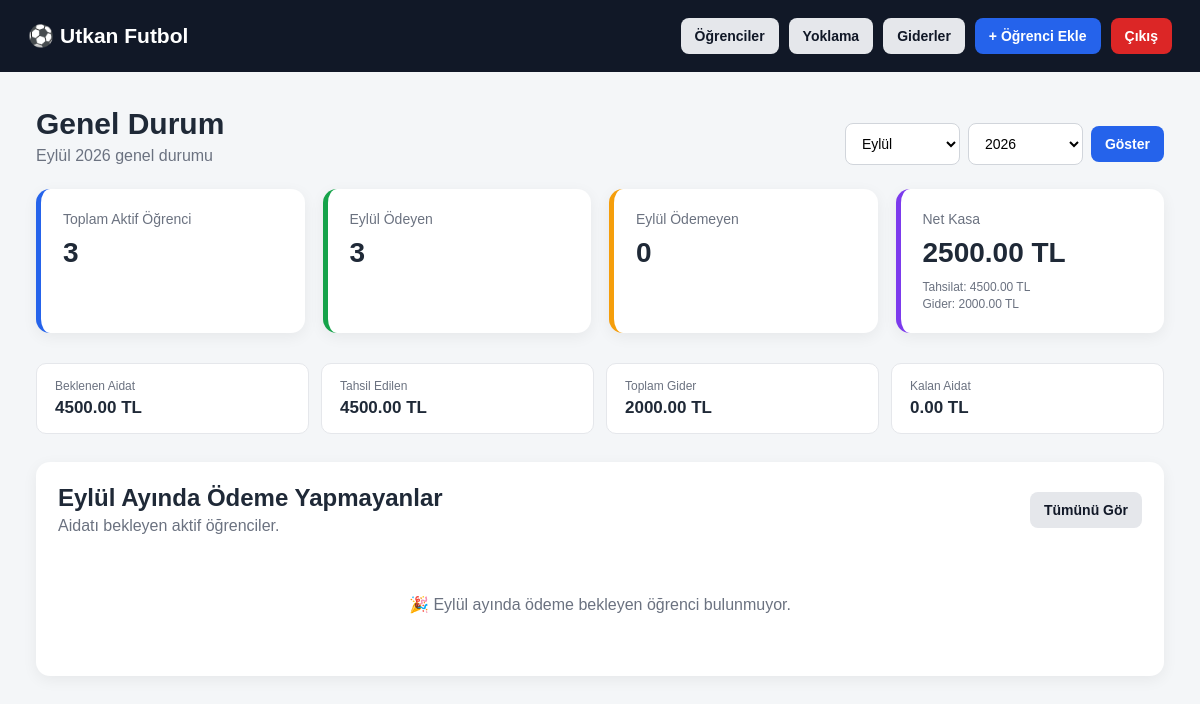
The page /dashboard (signed in) on the database as committed earlier.
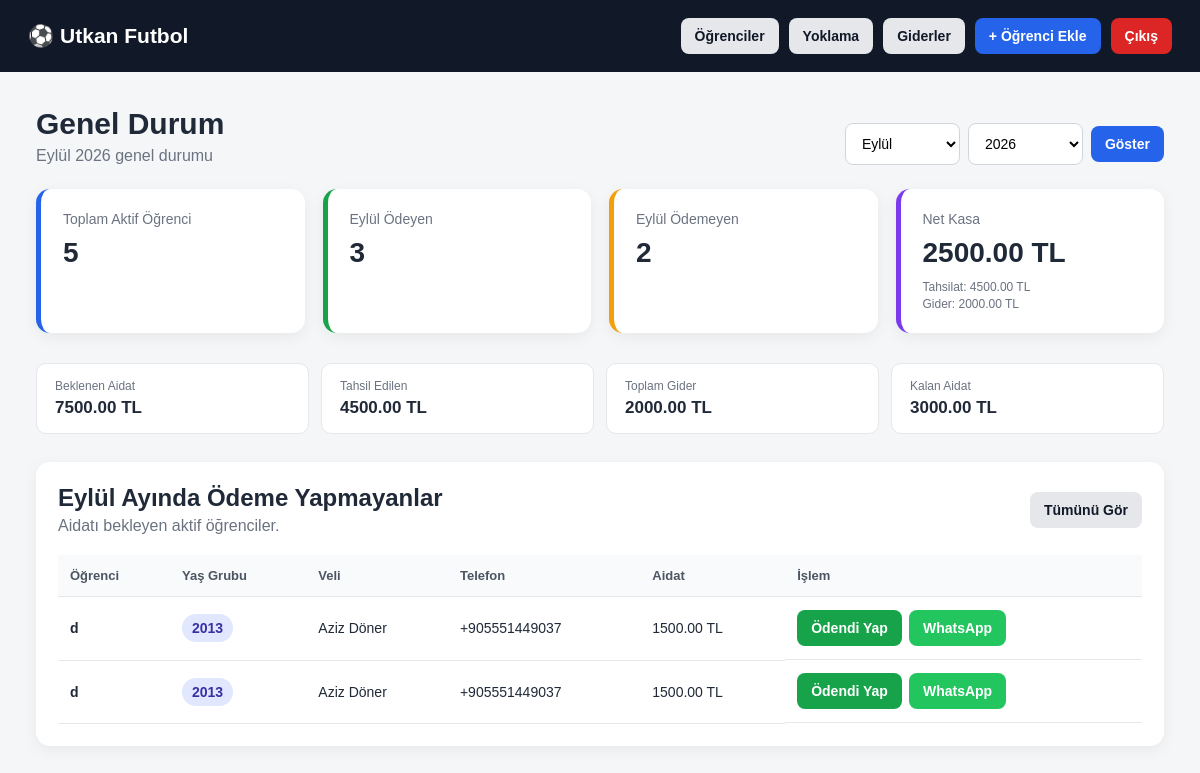
The same page on the database as committed later.
### tables this page shows
CREATE TABLE students (
            id INTEGER PRIMARY KEY AUTOINCREMENT,
            school_id INTEGER NOT NULL,
            name TEXT NOT NULL,
            birth_year INTEGER NOT NULL,
            parent_name TEXT,
            phone TEXT,
            monthly_fee REAL DEFAULT 0,
            active INTEGER DEFAULT 1,
            notes TEXT,
            created_at TEXT,
            FOREIGN KEY (school_id)
                REFERENCES schools(id)
                ON DELETE CASCADE
        );

### app.py (the view)
@app.route("/dashboard")
def dashboard():
    if not school_logged_in():
        return redirect(url_for("login"))
    school_id = session["school_id"]
    year, month = get_selected_period()
    conn = get_db()
    total_students = conn.execute("""
        SELECT COUNT(*)
        FROM students
        WHERE school_id = ?
        AND active = 1
    """, (school_id,)).fetchone()[0]
    paid_students = conn.execute("""
        SELECT COUNT(*)
        FROM students s
        JOIN payments p
            ON p.student_id = s.id
        WHERE s.school_id = ?
        AND s.active = 1
        AND p.year = ?
        AND p.month = ?
        AND p.paid = 1
    """, (
        school_id,
        year,
        month
    )).fetchone()[0]
    unpaid_students = (
        total_students - paid_students
    )
    expected_income = conn.execute("""
        SELECT COALESCE(SUM(monthly_fee), 0)
        FROM students
        WHERE school_id = ?
        AND active = 1
    """, (school_id,)).fetchone()[0]
    total_income = conn.execute("""
        SELECT COALESCE(SUM(p.amount), 0)
        FROM payments p
        JOIN students s
            ON s.id = p.student_id
        WHERE s.school_id = ?
        AND p.year = ?
        AND p.month = ?
        AND p.paid = 1
    """, (
        school_id,
        year,
        month
    )).fetchone()[0]
    remaining_income = (
        expected_income - total_income
    )
    total_expenses = conn.execute("""
        SELECT COALESCE(SUM(amount), 0)
        FROM expenses
        WHERE school_id = ?
        AND CAST(strftime('%Y', expense_date) AS INTEGER) = ?
        AND CAST(strftime('%m', expense_date) AS INTEGER) = ?
    """, (
        school_id,
        year,
        month
    )).fetchone()[0]
    net_cash = total_income - total_expenses
    unpaid_list = conn.execute("""
        SELECT
            s.*,
            COALESCE(p.paid, 0) AS paid
        FROM students s
        LEFT JOIN payments p
            ON p.student_id = s.id
            AND p.year = ?
            AND p.month = ?
        WHERE s.school_id = ?
        AND s.active = 1
        AND COALESCE(p.paid, 0) = 0
        ORDER BY
            s.birth_year DESC,
            s.name ASC
    """, (
        year,
        month,
        school_id
    )).fetchall()
    conn.close()
    return render_template(
        "dashboard.html",
        total_students=total_students,
        paid_students=paid_students,
        unpaid_students=unpaid_students,
        expected_income=expected_income,
        total_income=total_income,
        remaining_income=remaining_income,
        total_expenses=total_expenses,
        net_cash=net_cash,
        unpaid_list=unpaid_list,
        selected_year=year,
        selected_month=month,
        month_name=MONTH_NAMES[month],
        months=MONTH_NAMES
    )

### app.py (called while the page is built)
def get_db():
    conn = sqlite3.connect(DB_NAME)
    conn.row_factory = sqlite3.Row
    conn.execute("PRAGMA foreign_keys = ON")
    return conn

def school_logged_in():
    return (
        session.get("logged_in")
        and session.get("role") == "school"
        and session.get("school_id")
    )

def get_selected_period():
    now = datetime.now()
    try:
        year = int(request.args.get("year", now.year))
    except:
        year = now.year
    try:
        month = int(request.args.get("month", now.month))
    except:
        month = now.month
    if month < 1 or month > 12:
        month = now.month
    return year, month

### templates/dashboard.html (shortened to what the changed rows need)
<!DOCTYPE html>
<html lang="tr">
<head>
    <link rel="stylesheet" href="{{ url_for('static', filename='style.css') }}">
</head>
<body>
<header class="topbar">
    <div>
        <h2>⚽ {{ session.school_name or "Futbol Okulu Paneli" }}</h2>
    </div>
</header>
<main class="container">
    <div class="dashboard-heading">
        <div>
            <h1>Genel Durum</h1>
        </div>
    </div>
    <section class="stats-grid">
        <div class="stat-card">
            <span>Toplam Aktif Öğrenci</span>
            <strong>
                {{ total_students }}
            </strong>
        </div>
        <div class="stat-card warning-card">
            <span>{{ month_name }} Ödemeyen</span>
            <strong>
                {{ unpaid_students }}
            </strong>
        </div>
    </section>
    <section class="finance-summary">
        <div>
            <span>Beklenen Aidat</span>
            <strong>
                {{ "%.2f"|format(expected_income) }} TL
            </strong>
        </div>
        <div>
            <span>Kalan Aidat</span>
            <strong>
                {{ "%.2f"|format(remaining_income) }} TL
            </strong>
        </div>
    </section>
    <section class="panel-section">
        <div class="section-header">
            <div>
                <h2>
                    {{ month_name }} Ayında Ödeme Yapmayanlar
                </h2>
            </div>
            <a
                href="{{ url_for(
                    'students',
                    payment='unpaid',
                    year=selected_year,
                    month=selected_month
                ) }}"
                class="btn"
            >
            </a>
        </div>
        {% if unpaid_list %}
        <div class="table-wrapper">
            <table>
                <thead>
                    <tr>
                        <th>Öğrenci</th>
                        <th>Yaş Grubu</th>
                        <th>Veli</th>
                        <th>Telefon</th>
                        <th>Aidat</th>
                        <th>İşlem</th>
                    </tr>
                </thead>
                <tbody>
                {% for student in unpaid_list %}
                    <tr>
                        <td>
                            <strong>
                                {{ student.name }}
                            </strong>
                        </td>
                        <td>
                            <span class="badge">
                                {{ student.birth_year }}
                            </span>
                        </td>
                        <td>
                            {{ student.parent_name or "-" }}
                        </td>
                        <td>
                            {{ student.phone or "-" }}
                        </td>
                        <td>
                            {{ "%.2f"|format(student.monthly_fee) }} TL
                        </td>
                        <td class="actions">
                            <form
                                method="POST"
                                action="{{ url_for(
                                    'toggle_payment',
                                    student_id=student.id
                                ) }}"
                            >
                                <button
                                    type="submit"
                                    class="btn success"
                                >
                                    Ödendi Yap
                                </button>
                            </form>
                            {% if student.phone %}
                            <a
                                class="btn whatsapp"
                                target="_blank"
                                href="https://wa.me/90{{ student.phone|replace(' ', '')|replace('(', '')|replace(')', '')|replace('-', '')|replace('+90', '')|replace('0', '', 1) }}"
                            >
                                WhatsApp
                            </a>
                            {% endif %}
                        </td>
                    </tr>
                {% endfor %}
                </tbody>
            </table>
        </div>
        {% else %}
        <div class="empty-state">
            🎉 {{ month_name }} ayında ödeme bekleyen öğrenci bulunmuyor.
        </div>
        {% endif %}
    </section>
</main>
</body>
</html>

Rows that differ between the two databases and show on the page:
added students: name "d", birth_year "2013", parent_name "Aziz Döner", phone "+905551449037", monthly_fee "1500.00"
added students: name "d", birth_year "2013", parent_name "Aziz Döner", phone "+905551449037", monthly_fee "1500.00"
Other text that changed with them:
{{ total_students }}: "3" → "5"
{{ unpaid_students }}: "0" → "2"
{{ "%.2f"|format(expected_income) }}: "4500.00" → "7500.00"
{{ "%.2f"|format(remaining_income) }}: "0.00" → "3000.00"
{{ month_name }}: "Eylül" → (not shown)
text no longer shown: "🎉 ayında ödeme bekleyen öğrenci bulunmuyor."
text now shown: "Öğrenci Yaş Grubu Veli Telefon Aidat İşlem"
